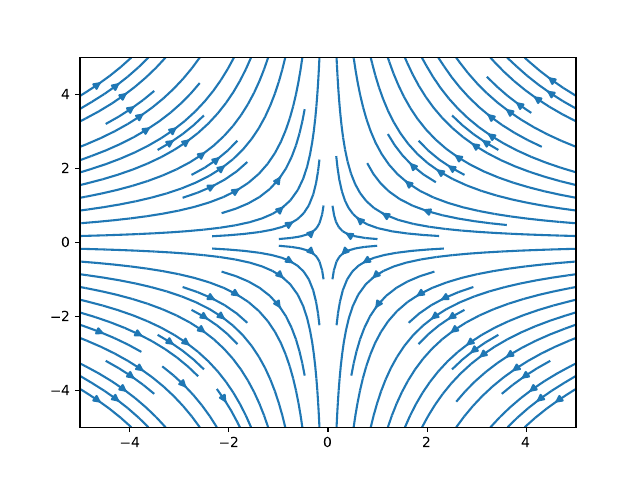

The script that saved this image:
import numpy as np
import matplotlib.pyplot as plt

#use stream plot to create the flow lines
x,y = np.meshgrid(np.linspace(-5,5,10),np.linspace(-5,5,10))
u = -x
v = y
plt.streamplot(x,y,u,v)

#save as pdg and pgf
plt.savefig('v2.pdf')
plt.savefig('v2.pgf')
